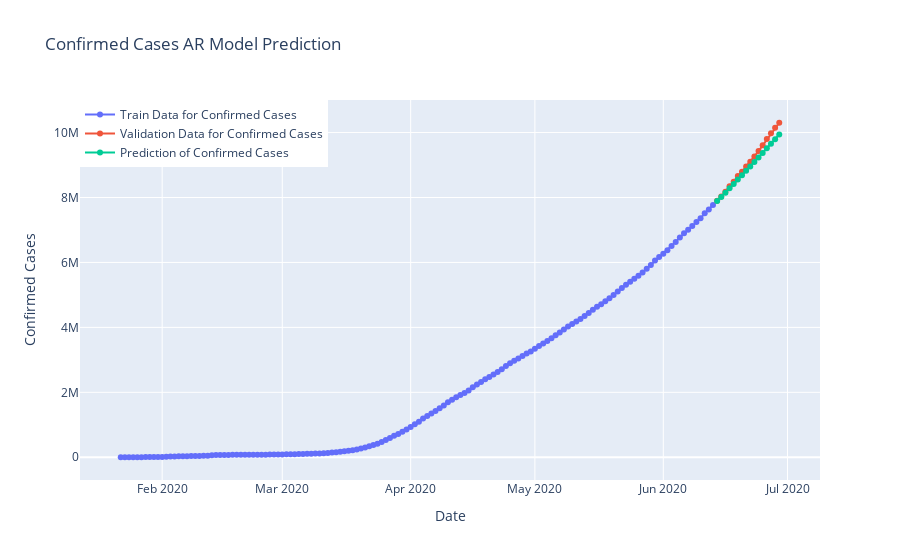

The notebook cell this image was saved under:
### Code cell
fig=go.Figure()
fig.add_trace(go.Scatter(x=model_train.index, y=model_train["Confirmed"],
                    mode='lines+markers',name="Train Data for Confirmed Cases"))
fig.add_trace(go.Scatter(x=valid.index, y=valid["Confirmed"],
                    mode='lines+markers',name="Validation Data for Confirmed Cases",))
fig.add_trace(go.Scatter(x=valid.index, y=y_pred["AR Model Prediction"],
                    mode='lines+markers',name="Prediction of Confirmed Cases",))
fig.update_layout(title="Confirmed Cases AR Model Prediction",
                 xaxis_title="Date",yaxis_title="Confirmed Cases",legend=dict(x=0,y=1,traceorder="normal"))
fig.show()

### Figure 1 — Plotly figure (JSON) as saved in the notebook; plotly's stock layout.template omitted (floating-point values rounded to 4 significant figures; data arrays with more than 128 entries replaced by an {"elided": "..."} marker saying what was removed)
{"data": [{"mode": "lines+markers", "name": "Train Data for Confirmed Cases", "type": "scatter", "x": {"elided": "144 str values"}, "y": {"elided": "144 int values"}}, {"mode": "lines+markers", "name": "Validation Data for Confirmed Cases", "type": "scatter", "x": ["2020-06-14T00:00:00", "2020-06-15T00:00:00", "2020-06-16T00:00:00", "2020-06-17T00:00:00", "2020-06-18T00:00:00", "2020-06-19T00:00:00", "2020-06-20T00:00:00", "2020-06-21T00:00:00", "2020-06-22T00:00:00", "2020-06-23T00:00:00", "2020-06-24T00:00:00", "2020-06-25T00:00:00", "2020-06-26T00:00:00", "2020-06-27T00:00:00", "2020-06-28T00:00:00", "2020-06-29T00:00:00"], "y": [7900924, 8034504, 8173940, 8349950, 8488977, 8664986, 8791804, 8955536, 9098641, 9263466, 9430516, 9609829, 9801572, 9979535, 10145791, 10302151]}, {"mode": "lines+markers", "name": "Prediction of Confirmed Cases", "type": "scatter", "x": ["2020-06-14T00:00:00", "2020-06-15T00:00:00", "2020-06-16T00:00:00", "2020-06-17T00:00:00", "2020-06-18T00:00:00", "2020-06-19T00:00:00", "2020-06-20T00:00:00", "2020-06-21T00:00:00", "2020-06-22T00:00:00", "2020-06-23T00:00:00", "2020-06-24T00:00:00", "2020-06-25T00:00:00", "2020-06-26T00:00:00", "2020-06-27T00:00:00", "2020-06-28T00:00:00", "2020-06-29T00:00:00"], "y": [7889000.0, 8018000.0, 8143000.0, 8283000.0, 8415000.0, 8553000.0, 8685000.0, 8822000.0, 8955000.0, 9094000.0, 9232000.0, 9373000.0, 9514000.0, 9656000.0, 9796000.0, 9940000.0]}], "layout": {"legend": {"traceorder": "normal", "x": 0, "y": 1}, "title": {"text": "Confirmed Cases AR Model Prediction"}, "xaxis": {"title": {"text": "Date"}}, "yaxis": {"title": {"text": "Confirmed Cases"}}}}
